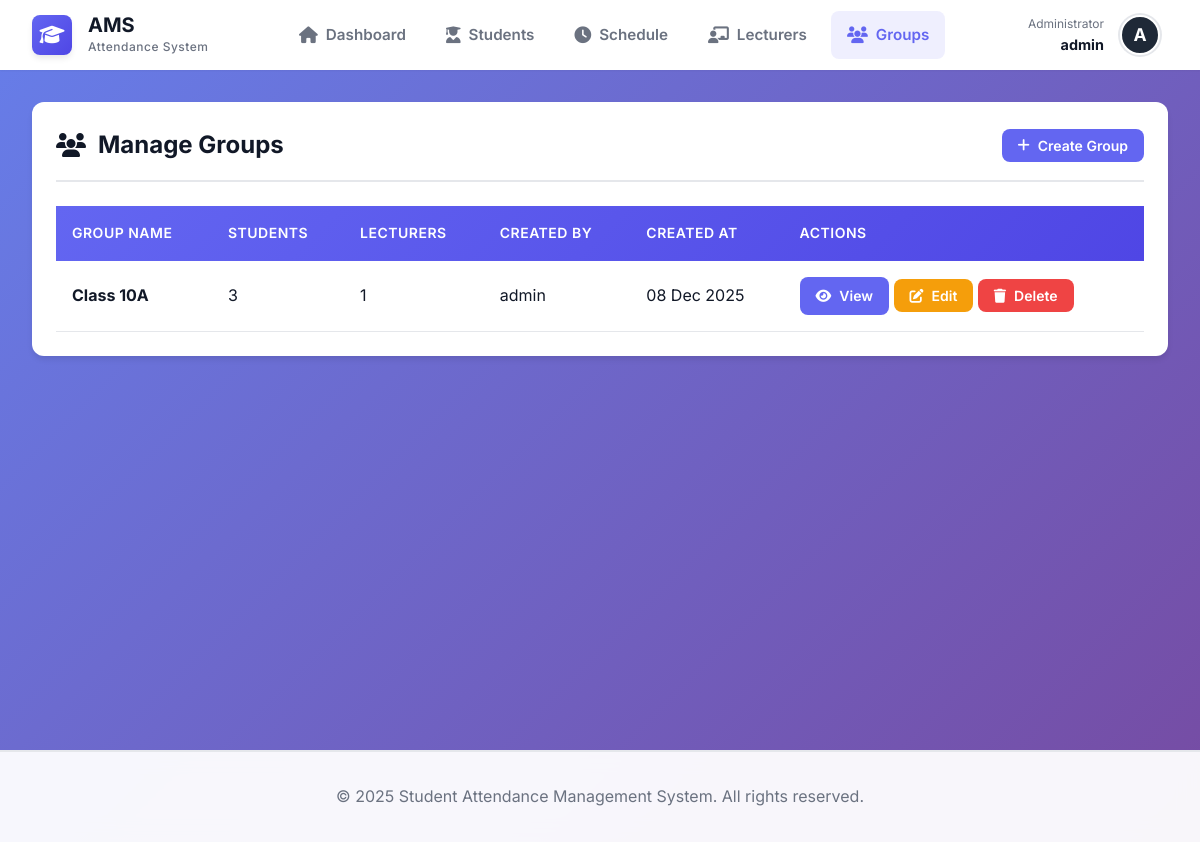
Page /admin/groups.php (signed in) on the earlier database version.
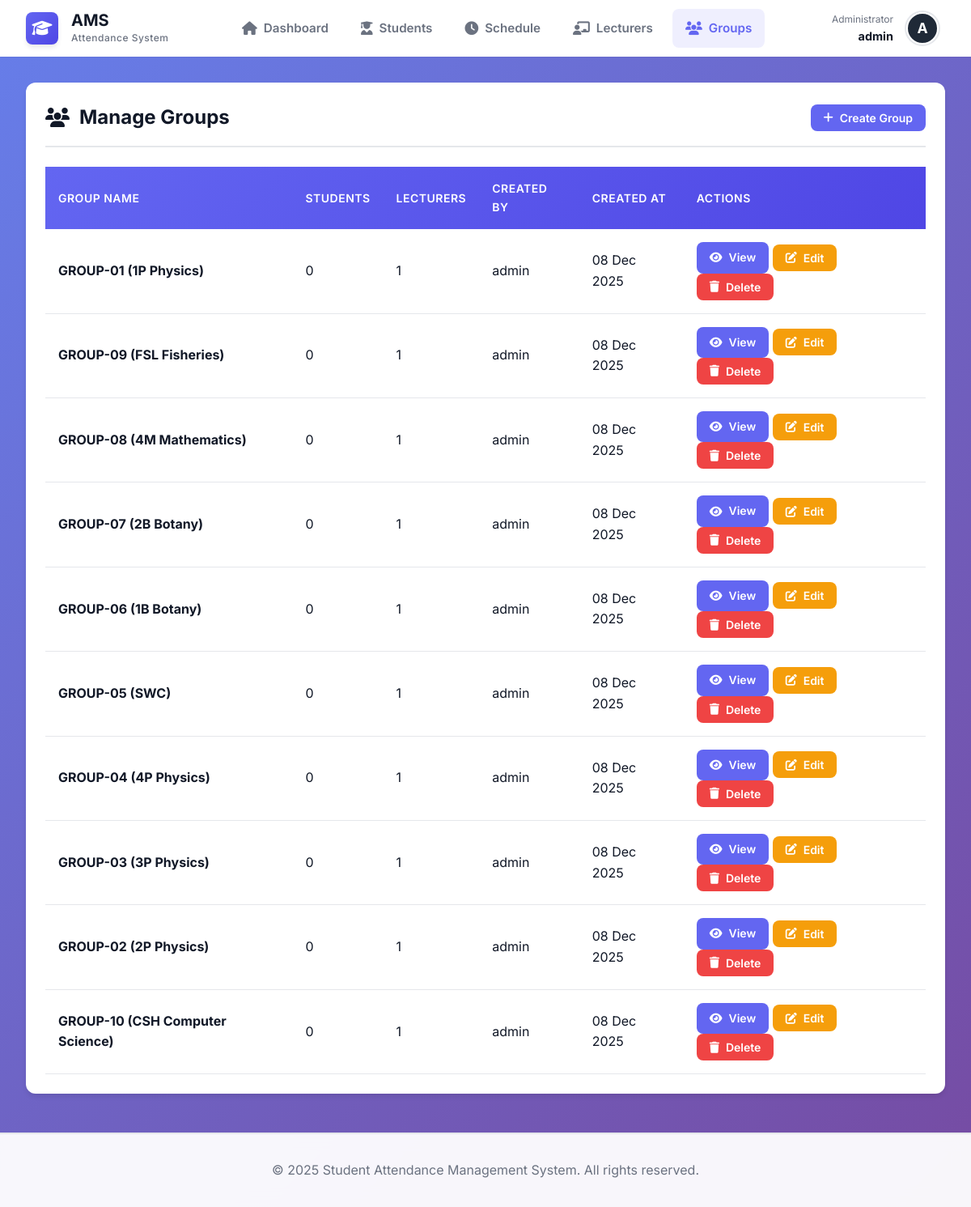
Same page on the later database version.
### tables this page shows
CREATE TABLE groups (
    id INT AUTO_INCREMENT PRIMARY KEY,
    name VARCHAR(100) NOT NULL,
    created_by INT NOT NULL,
    created_at TIMESTAMP DEFAULT CURRENT_TIMESTAMP,
    FOREIGN KEY (created_by) REFERENCES users(id) ON DELETE CASCADE,
    INDEX idx_created_by (created_by)
);

CREATE TABLE users (
    id INT AUTO_INCREMENT PRIMARY KEY,
    username VARCHAR(50) UNIQUE NOT NULL,
    password VARCHAR(255) NOT NULL,
    role ENUM('admin', 'teacher') NOT NULL,
    created_at TIMESTAMP DEFAULT CURRENT_TIMESTAMP,
    INDEX idx_username (username),
    INDEX idx_role (role)
);

### includes/functions.php (called while the page is built, shortened)
<?php
function formatDate($date) {
    return date('d M Y', strtotime($date));
}
?>

### admin/groups.php (the view, shortened to what the changed rows need)
<?php
require_once '../includes/header.php';
try {
    $stmt = $pdo->query("
        SELECT g.*, u.username as created_by_name,
               (SELECT COUNT(*) FROM students WHERE group_id = g.id) as student_count,
               (SELECT COUNT(*) FROM group_assignments WHERE group_id = g.id) as lecturer_count
        FROM groups g
        JOIN users u ON g.created_by = u.id
        ORDER BY g.created_at DESC
    ");
    $groups = $stmt->fetchAll();
} catch (PDOException $e) {
    setFlashMessage('danger', 'Error loading groups.');
    $groups = [];
}
$viewGroup = null;
?>
<?php if ($viewGroup): ?>
    <div class="card">
        <div class="card-header">
            <h2><i class="fas fa-users"></i> <?php echo htmlspecialchars($viewGroup['name']); ?></h2>
            <a href="groups.php" class="btn btn-secondary btn-sm">
                <i class="fas fa-arrow-left"></i> Back to Groups
            </a>
        </div>
    </div>
    <div class="card">
        <div class="card-header">
            <h2><i class="fas fa-chalkboard-teacher"></i> Assigned Lecturers</h2>
        </div>
        <div class="card-body">
            <?php if (empty($assignedLecturers)): ?>
                <p class="text-center" style="color: var(--text-secondary); padding: 1rem;">
                    No lecturers assigned yet.
                </p>
            <?php else: ?>
                <div class="table-responsive">
                    <table>
                        <thead>
                            <tr>
                                <th>Name</th>
                                <th>Email</th>
                                <th>Phone</th>
                                <th>Username</th>
                                <th>Actions</th>
                            </tr>
                        </thead>
                        <tbody>
                            <?php foreach ($assignedLecturers as $lecturer): ?>
                            <tr>
                                <td><?php echo htmlspecialchars($lecturer['name']); ?></td>
                                <td><?php echo htmlspecialchars($lecturer['email']); ?></td>
                                <td><?php echo htmlspecialchars($lecturer['phone']); ?></td>
                                <td><?php echo htmlspecialchars($lecturer['username']); ?></td>
                                <td>
                                    <form method="POST" style="display: inline;" onsubmit="return confirm('Remove this lecturer from the group?');">
                                        <input type="hidden" name="action" value="remove_lecturer">
                                        <input type="hidden" name="group_id" value="<?php echo $viewGroup['id']; ?>">
                                        <input type="hidden" name="lecturer_id" value="<?php echo $lecturer['id']; ?>">
                                        <button type="submit" class="btn btn-sm btn-danger">
                                            <i class="fas fa-times"></i> Remove
                                        </button>
                                    </form>
                                </td>
                            </tr>
                            <?php endforeach; ?>
                        </tbody>
                    </table>
                </div>
            <?php endif; ?>
            <?php if (!empty($availableLecturers)): ?>
                <form method="POST" class="mt-3">
                    <input type="hidden" name="action" value="assign_lecturer">
                    <input type="hidden" name="group_id" value="<?php echo $viewGroup['id']; ?>">
                    <div class="d-flex gap-2 align-center">
                        <select name="lecturer_id" class="form-control" required>
                            <option value="">Select a lecturer to assign...</option>
                            <?php foreach ($availableLecturers as $lecturer): ?>
                                <option value="<?php echo $lecturer['id']; ?>">
                                    <?php echo htmlspecialchars($lecturer['name']); ?> (<?php echo htmlspecialchars($lecturer['email']); ?>)
                                </option>
                            <?php endforeach; ?>
                        </select>
                        <button type="submit" class="btn btn-success">
                            <i class="fas fa-plus"></i> Assign Lecturer
                        </button>
                    </div>
                </form>
            <?php endif; ?>
        </div>
    </div>
    <div class="card">
        <div class="card-header">
            <h2><i class="fas fa-user-graduate"></i> Students (<?php echo count($groupStudents); ?>)</h2>
            <a href="students.php?action=create&group_id=<?php echo $viewGroup['id']; ?>" class="btn btn-primary btn-sm">
                <i class="fas fa-plus"></i> Add Student
            </a>
        </div>
        <div class="card-body">
            <?php if (empty($groupStudents)): ?>
                <p class="text-center" style="color: var(--text-secondary); padding: 1rem;">
                    No students in this group yet.
                </p>
            <?php else: ?>
                <div class="table-responsive">
                    <table>
                        <thead>
                            <tr>
                                <th>Name</th>
                                <th>Email</th>
                                <th>Phone</th>
                                <th>Actions</th>
                            </tr>
                        </thead>
                        <tbody>
                            <?php foreach ($groupStudents as $student): ?>
                            <tr>
                                <td><?php echo htmlspecialchars($student['name']); ?></td>
                                <td><?php echo htmlspecialchars($student['email']); ?></td>
                                <td><?php echo htmlspecialchars($student['phone']); ?></td>
                                <td>
                                    <a href="students.php?edit=<?php echo $student['id']; ?>" class="btn btn-sm btn-warning">
                                        <i class="fas fa-edit"></i> Edit
                                    </a>
                                </td>
                            </tr>
                            <?php endforeach; ?>
                        </tbody>
                    </table>
                </div>
            <?php endif; ?>
        </div>
    </div>
<?php else: ?>
    <div class="card">
        <div class="card-header">
            <h2><i class="fas fa-users"></i> Manage Groups</h2>
        </div>
        <div class="card-body">
            <?php if (empty($groups)): ?>
                <p class="text-center" style="color: var(--text-secondary); padding: 2rem;">
                    <i class="fas fa-info-circle"></i> No groups created yet.
                </p>
            <?php else: ?>
                <div class="table-responsive">
                    <table id="groupsTable">
                        <thead>
                            <tr>
                                <th>Group Name</th>
                                <th>Students</th>
                                <th>Lecturers</th>
                                <th>Created By</th>
                                <th>Created At</th>
                                <th>Actions</th>
                            </tr>
                        </thead>
                        <tbody>
                            <?php foreach ($groups as $group): ?>
                            <tr>
                                <td><strong><?php echo htmlspecialchars($group['name']); ?></strong></td>
                                <td><?php echo $group['student_count']; ?></td>
                                <td><?php echo $group['lecturer_count']; ?></td>
                                <td><?php echo htmlspecialchars($group['created_by_name']); ?></td>
                                <td><?php echo formatDate($group['created_at']); ?></td>
                                <td>
                                    <a href="groups.php?view=<?php echo $group['id']; ?>" class="btn btn-sm btn-primary">
                                        <i class="fas fa-eye"></i> View
                                    </a>
                                    <button onclick="editGroup(<?php echo $group['id']; ?>, '<?php echo htmlspecialchars($group['name'], ENT_QUOTES); ?>')" class="btn btn-sm btn-warning">
                                        <i class="fas fa-edit"></i> Edit
                                    </button>
                                    <form method="POST" style="display: inline;" onsubmit="return confirm('Delete this group? All students and partitions will also be deleted.');">
                                        <button type="submit" class="btn btn-sm btn-danger">
                                            <i class="fas fa-trash"></i> Delete
                                        </button>
                                    </form>
                                </td>
                            </tr>
                            <?php endforeach; ?>
                        </tbody>
                    </table>
                </div>
            <?php endif; ?>
        </div>
    </div>
<?php endif; ?>
<?php require_once '../includes/footer.php'; ?>

Differences in the rows shown:
changed groups: name "Class 10A" → "GROUP-01 (1P Physics)"; student_count "3" → "0"
added groups: name "GROUP-09 (FSL Fisheries)", student_count "0", lecturer_count "1", created_by.username "admin", created_at "08 Dec 2025"
added groups: name "GROUP-08 (4M Mathematics)", student_count "0", lecturer_count "1", created_by.username "admin", created_at "08 Dec 2025"
added groups: name "GROUP-07 (2B Botany)", student_count "0", lecturer_count "1", created_by.username "admin", created_at "08 Dec 2025"
added groups: name "GROUP-06 (1B Botany)", student_count "0", lecturer_count "1", created_by.username "admin", created_at "08 Dec 2025"
added groups: name "GROUP-05 (SWC)", student_count "0", lecturer_count "1", created_by.username "admin", created_at "08 Dec 2025"
added groups: name "GROUP-04 (4P Physics)", student_count "0", lecturer_count "1", created_by.username "admin", created_at "08 Dec 2025"
added groups: name "GROUP-03 (3P Physics)", student_count "0", lecturer_count "1", created_by.username "admin", created_at "08 Dec 2025"
added groups: name "GROUP-02 (2P Physics)", student_count "0", lecturer_count "1", created_by.username "admin", created_at "08 Dec 2025"
added groups: name "GROUP-10 (CSH Computer Science)", student_count "0", lecturer_count "1", created_by.username "admin", created_at "08 Dec 2025"
